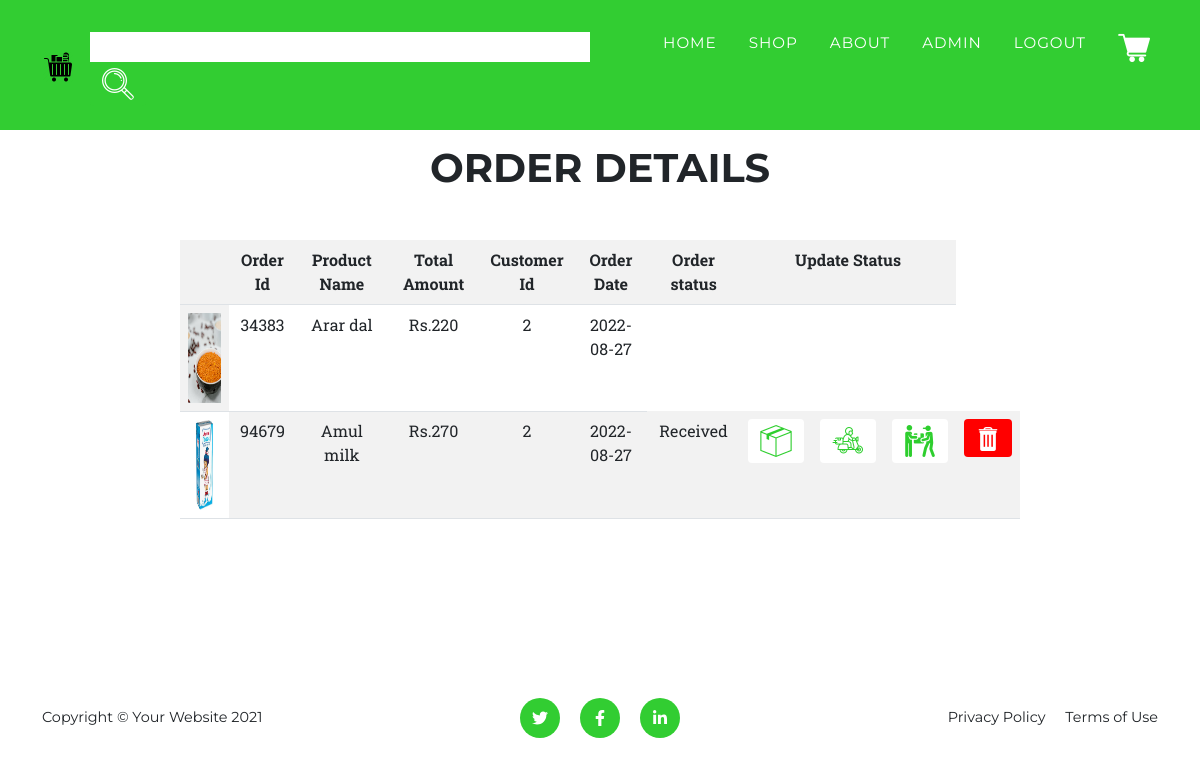
The page /order_details (signed in) on the database its author committed.
### app.py (models this page shows)
class Product(db.Model):
    pid = db.Column(db.Integer, primary_key=True)
    pname = db.Column(db.String(50),unique=False)
    pquantity = db.Column(db.Integer,unique=False)
    pcategory = db.Column(db.String(50),unique=False)
    psub = db.Column(db.String(50),unique=False)
    pprice = db.Column(db.Integer,unique=False)
    pphoto=db.Column(db.String(180),default='profile.jpg')

class Order(db.Model):
    sno = db.Column(db.Integer, primary_key=True)
    oid=db.Column(db.String(50),unique=False)
    cid=db.Column(db.String(50),unique=False)
    cmail=db.Column(db.String(50),unique=False)
    cname = db.Column(db.String(50),unique=False)
    prod_index=db.Column(db.Integer,unique=False)
    prod_name = db.Column(db.String(50),unique=False)
    prod_price = db.Column(db.Integer,unique=False)
    prod_quan=db.Column(db.Integer,unique=False)
    total=db.Column(db.Integer)
    over_all=db.Column(db.Integer)
    con_flag=db.Column(db.Integer,unique=False)
    date=db.Column(db.Integer,unique=False)

class Order_Status(db.Model):
    sno = db.Column(db.Integer, primary_key=True)
    oid=db.Column(db.String(50),unique=False)
    cid=db.Column(db.String(50),unique=False)
    status=db.Column(db.String(50),unique=False)

### app.py (the view)
@app.route('/order_details')
@login_required
def order_details():
    cart=Cart.query.all()
    order=Order.query.all()
    product=Product.query.all()
    status=Order_Status.query.all()
    return render_template('order_details.html',order=order,product=product,cart=cart,status=status)

### app.py (called while the page is built)
@login_manager.user_loader
def load_user(user_id):
    return User.query.get(int(user_id))

### templates/order_details.html (shortened to what this page needs)
{% extends "base.html" %}
{% block content %}
  <section class="page-section" id="customer_details">
    <div class="container">
        <div class="text-center">
            <h2 class="section-heading text-uppercase">Order Details</h2>
        </div>
        <div class="row text-center">
    {% if cart!=NONE %}
    <table class="table table-striped">
        <tr>
            <th> </th>
            <th>Order Id</th>
            <th>Product Name</th>
            <th>Total Amount</th>
            <th>Customer Id</th>
            <th>Order Date</th>
            <th>Order status</th>
            <th colspan="3">Update Status</th>
        </tr>
        {% for order in order %}
        <tr>
            {% for product in product %}
            {% if order.prod_index==product.pid %}
            <tr><td rowspan="3"><a href="#"><img class="img-fluid" src="static\image\{{product.pphoto }}" id="slide-img" alt="..." /></a></td></tr>
               {% endif %}
               {% endfor %}
               <td>{{order. oid}}</td>
               <td>{{order. prod_name}}</td>
               <td>Rs.{{order. over_all}}</td>
               <td>{{order.cid}}</td>
               <td>{{ order.date}}</td>
               {% for status in status %}
               {% if order. oid == status.oid %}
               <td>{{status.status}}</td>
               <td> <a href="/update_statusp/{{status.oid}}" type="button" class="btn btn-primary btn-l text-uppercase" id="btn"><img src="static\image\close.png"  alt="..." /></a></td>
               <td> <a href="/update_statusd/{{status.oid}}" type="button" class="btn btn-primary btn-l text-uppercase" id="btn"><img src="static\image\fast-delivery.png"  alt="..." /></a></td>
               <td> <a href="/update_statusr/{{status.oid}}" type="button" class="btn btn-primary btn-l text-uppercase" id="btn"><img src="static\image\delivery.png"  alt="..." /></a></td>
               <td> <a href="/del_order/{{order.oid}}" type="button" class="btn btn-primary btn-l text-uppercase" id="btn-dust"><img src="static\image\dustbin.png"  alt="..." /></a></td>
               {% endif %}
                {% endfor %}
        </tr>
        {% endfor %}
   </table>
    {% endif %}
        </div>
    </div>
</section>
{% endblock %}

### templates/base.html (style rules this page uses)
#slide-img { height:200px; }
.btn { background-color: #32CD32; border: 0.5px solid white; }
.btn { border:0px solid white; }

### templates/order_details.html (style rules this page uses)
#slide-img { height: 90px; width: 100px; }
.row { margin-top: 3em; }
.page-section { width:70%; margin-left:15%; margin-right:15%; margin-top:8em; }
#btn { background-color: white; }
#btn-dust { background-color: red; }

### rows shown on the page
Order: oid "34383", prod_name "Arar dal", over_all "220", cid "2", date "2022-08-27"
Product: pphoto (picture)
Order: oid "94679", prod_name "Amul milk", over_all "270", cid "2", date "2022-08-27"
Product: pphoto (picture)
Order_Status: status "Received"
